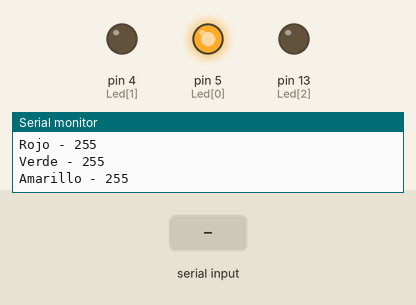
A sketch run on a simulated Arduino Uno, built with avr-gcc and run on an emulated ATmega328P. Parts: output pins drawn as LEDs (lit = HIGH), the last lines printed to the serial monitor. Dashed ring = blinking. The inputs (shaded band) are chosen by the test bench.

Above: at 1.2 s.
1.3 s: "i\n" received over Serial
At 1.7 s:
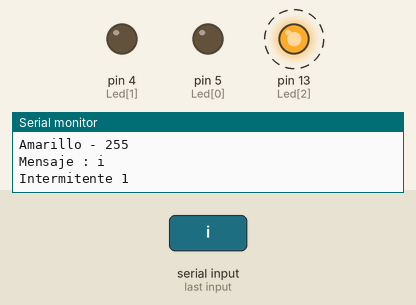
4.3 s: "e\n" received over Serial
7.3 s: "E\n" received over Serial
Timing chart, 0 to 16.3 s (numbered marks = the images above; inputs shaded):
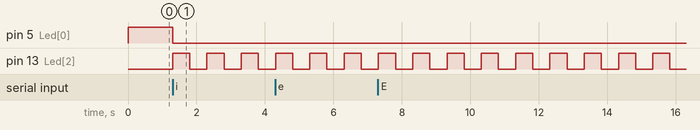

The sketch:

semaforoArduino.ino
```cpp
#include <EEPROM.h>

#define CantidadLed 3
int Led[CantidadLed] = {5, 4, 13};
int Espera[CantidadLed] = {10, 8, 2};
String ColorSemaforo[CantidadLed] = {"Rojo", "Verde", "Amarillo"};

#define Rojo 0
#define Verde 1
#define Amarillo 2

int Estado;
float TiempoPasado = 0;
float TiempoEspera;
boolean Pausado = false;

boolean Intermitente = false;
boolean LedIntermitente = false;


void setup() {
  Serial.begin(9600);
  for (int i = 0; i < CantidadLed; i++) {
    pinMode(Led[i], OUTPUT);
  }
  Estado = Rojo;
  TiempoEspera = Espera[Estado];

  Serial.println("Cargando tiempo de espera");
  for (int i = 0 ; i < CantidadLed ; i++) {
    Espera[i] = EEPROM.read(i);
    Serial.print(ColorSemaforo[i]);
    Serial.print(" - ");
    Serial.println(Espera[i]);
  }
}

void loop() {
  if (Serial.available()) {
    DecodificarSerial();
  }

  if (Intermitente) {
    SemaforoIntermitente();
    return;
  }

  if (!Pausado) {
    ActualizarTiempo();
  }
  ActualizarSemaforo();
}

void ActualizarTiempo() {
  if (millis() - TiempoPasado > TiempoEspera * 1000) {
    TiempoPasado = millis();
    Estado++;
    if (Estado >  Amarillo) {
      Estado = Rojo;
    }
    TiempoEspera = Espera[Estado];
    Serial.print("Cambiando a ");
    Serial.print(ColorSemaforo[Estado]);
    Serial.print(" ");
    Serial.print(TiempoEspera);
    Serial.println("s");
  }
}

void ActualizarSemaforo() {
  for (int i = 0; i < CantidadLed; i++) {
    if (i == Estado) {
      digitalWrite(Led[i], HIGH);
    } else {
      digitalWrite(Led[i], LOW);
    }
  }
}

void SemaforoIntermitente() {
  for (int i = 0; i < CantidadLed; i++) {
    if (i != Amarillo) {
      digitalWrite(Led[i], LOW);
    }
  }

  if (millis() - TiempoPasado > 500) {
    TiempoPasado = millis();
    LedIntermitente = !LedIntermitente;
    if (LedIntermitente) {
      digitalWrite(Led[Amarillo], HIGH);
    } else {
      digitalWrite(Led[Amarillo], LOW);
    }
  }
}

void DecodificarSerial() {
  // e/[0-2]\n
  // e - estado
  // numero es el estao actual

  // i/
  // cambiar intermitente

  // p/
  // cambiar pausar

  // r/[0-2]/t
  // cambia tiempo de retraso en segundos
  // t es segundos

  String Mensaje = Serial.readStringUntil('\n');
  Serial.print("Mensaje : ");
  Serial.println(Mensaje);
  int PosicionPleca = Mensaje.indexOf('/');
  int PosicionSaltoLinea = Mensaje.length();

  String TipoMensaje = Mensaje.substring(0, PosicionPleca);

  if (TipoMensaje.equals("e") or TipoMensaje.equals("E")) {
    Estado = Mensaje.substring(PosicionPleca + 1, PosicionSaltoLinea).toInt();
    Serial.print("Estado a ");
    Serial.println(ColorSemaforo[Estado]);
  } else if (TipoMensaje.equals("r") or TipoMensaje.equals("R")) {
    int PosicionPleca2 = Mensaje.indexOf('/', PosicionPleca + 1);
    int cambio = Mensaje.substring(PosicionPleca + 1, PosicionPleca2).toInt();
    int tiempo = Mensaje.substring(PosicionPleca2 + 1, PosicionSaltoLinea).toInt();
    if (cambio >= CantidadLed)
      return;
    Espera[cambio] = tiempo;
    Serial.print("Cambiando retrado ");
    Serial.print(ColorSemaforo[cambio]);
    Serial.print(" - ");
    Serial.print(Espera[cambio]);
    Serial.println("s");
    EEPROM.write(cambio, tiempo);
  } else if (TipoMensaje.equals("p") or TipoMensaje.equals("P")) {
    Pausado = !Pausado;
    Serial.print("Pausado sistema ");
    Serial.println(Pausado);
  } else if (TipoMensaje.equals("i") or TipoMensaje.equals("I")) {
    Intermitente = !Intermitente;
    Serial.print("Intermitente ");
    Serial.println(Intermitente);
  }
}
```

Measured:
- after the input at 1.3 s, pin 5 (Led[0]): HIGH → LOW at once; pin 13 (Led[2]): alternates HIGH for 0.50 s and LOW for 0.50 s, starting at once
